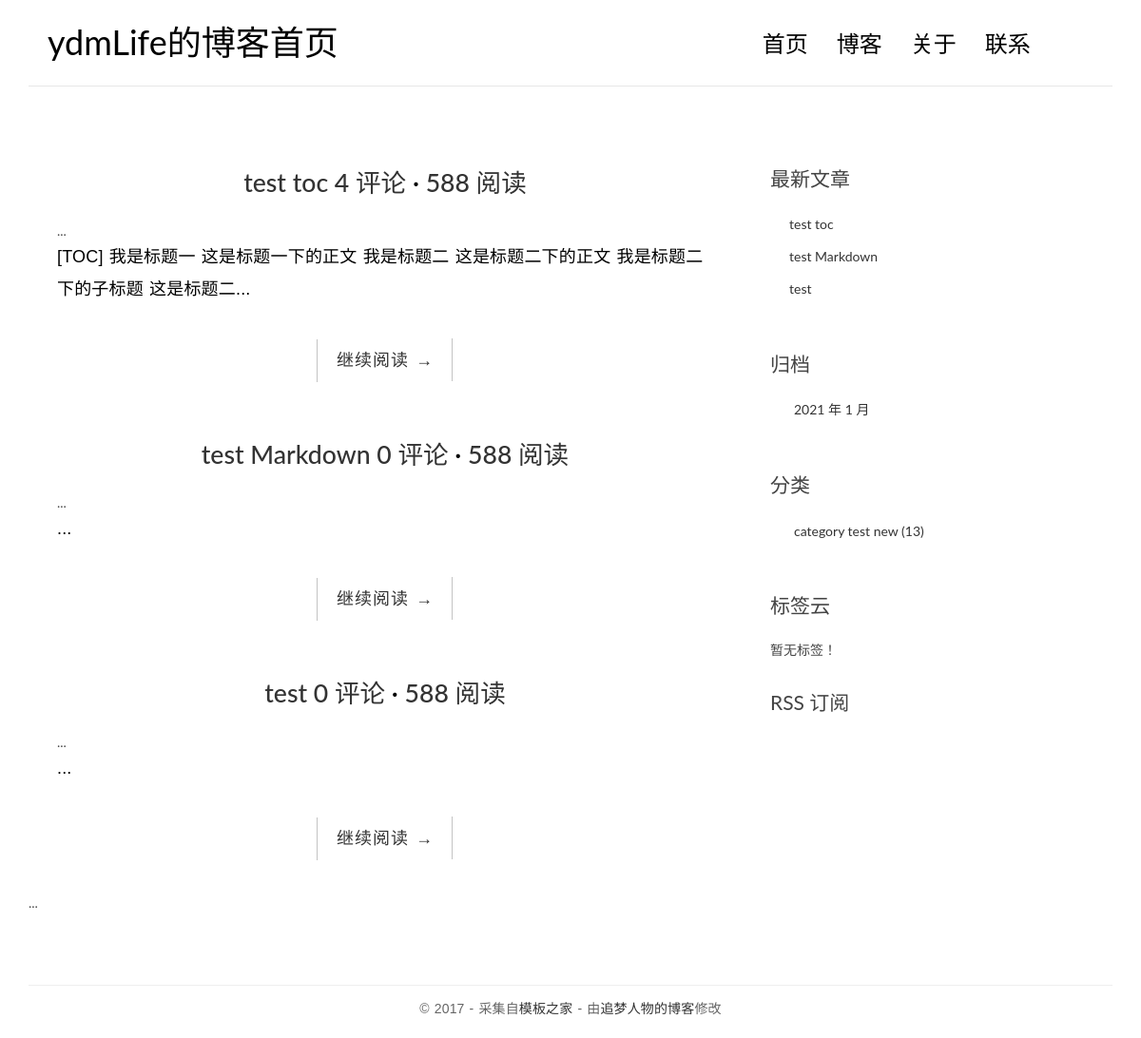
Before: / with the older database file.
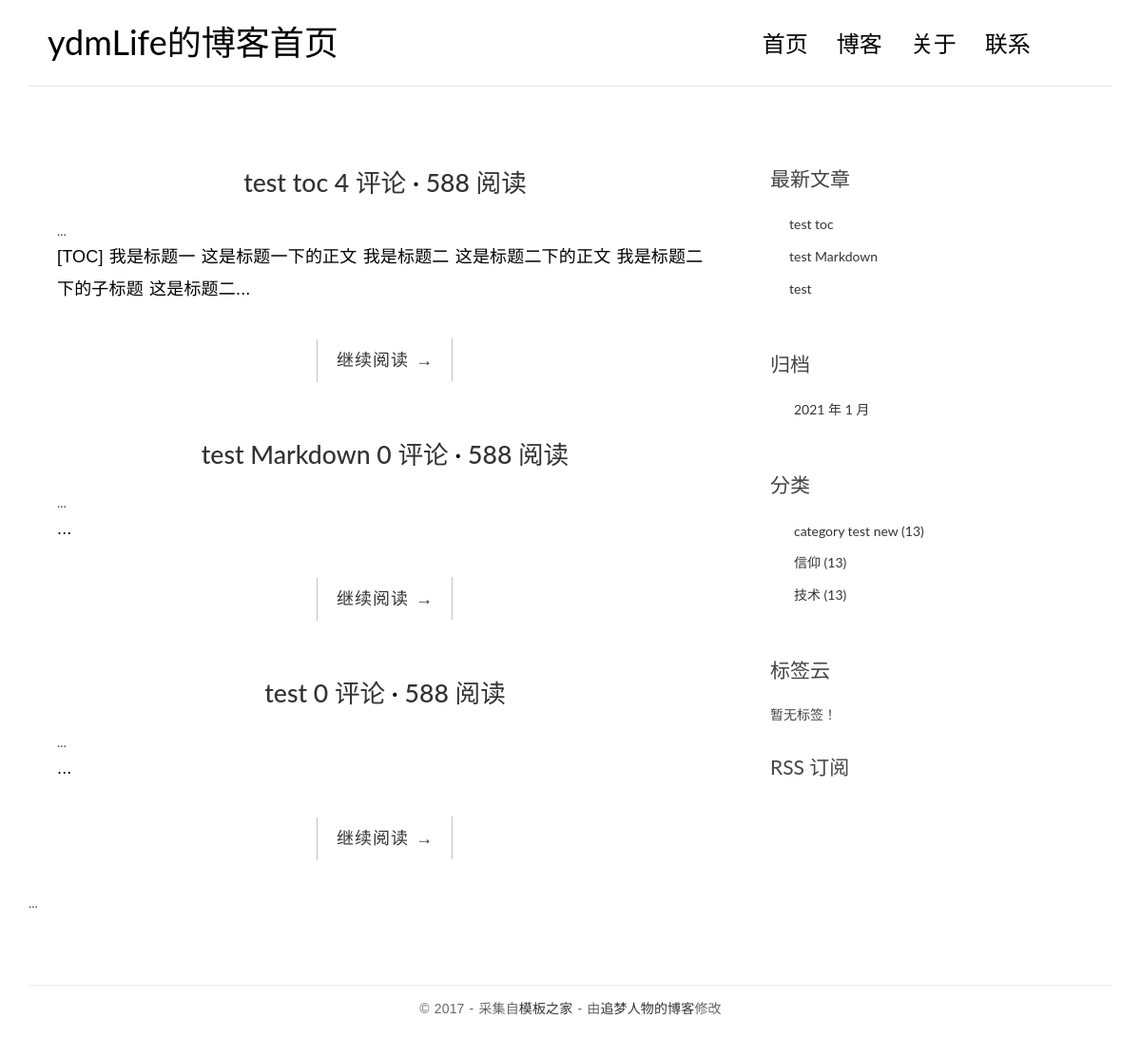
After: the same page with the newer database file.
### blog/models.py (models this page shows, shortened)
class Post(models.Model):
    title = models.CharField('标题', max_length=70)
    body = models.TextField('正文')
    created_time = models.DateTimeField('创建时间', default=timezone.now)
    modified_time = models.DateTimeField('修改时间')
    excerpt = models.CharField('摘要', max_length=200, blank=True)
    category = models.ForeignKey(Category, verbose_name='分类', on_delete=models.CASCADE)
    tags = models.ManyToManyField(Tag, verbose_name='标签', blank=True)
    author = models.ForeignKey(User, verbose_name='作者', on_delete=models.CASCADE)
    class Meta:
        verbose_name = '文章'
        verbose_name_plural = verbose_name
        ordering = ['-created_time']
    def get_absolute_url(self):
        return reverse('blog:detail', kwargs={'pk': self.pk})

class Category(models.Model):
    name = models.CharField(max_length=100)
    class Meta:
        verbose_name = '分类'
        verbose_name_plural = verbose_name

### blog/views.py (the view)
# urls.py: path('', views.index, name='index'),
def index(request):
    post_list = Post.objects.all().order_by('-created_time')
    return render(request, 'blog/index.html', context={
        'post_list': post_list,
        'title': 'ydmLife的博客首页',
        'welcome': '欢迎访问我的博客首页'
    })

### blog/templatetags/blog_extras.py (called while the page is built)
@register.inclusion_tag('blog/inclusions/_recent_posts.html', takes_context=True)
def show_recent_posts(context, num=5):
    return {
        'recent_post_list': Post.objects.all().order_by('-created_time')
    }

@register.inclusion_tag('blog/inclusions/_archives.html', takes_context=True)
def show_archives(context):
    return {
        'date_list': Post.objects.dates('created_time', 'month', order='DESC'),
    }

@register.inclusion_tag('blog/inclusions/_categories.html', takes_context=True)
def show_categories(context):
    return {
        'category_list': Category.objects.all(),
    }

@register.inclusion_tag('blog/inclusions/_tags.html', takes_context=True)
def show_tags(context):
    return {
        'tag_list': Tag.objects.all(),
    }

### templates/blog/index.html
{% extends 'base.html' %}
{% block main %}
    {% for post in post_list %}
        <article class="post post-{{ post.pk }}">
            <header class="entry-header">
                <h1 class="entry-title">
                    <a href="{{ post.get_absolute_url }}">{{ post.title }}</a>
                    <span class="comments-link"><a href="#comment-area">{{ post.comment_set.count }} 评论</a></span>
                    <span class="views-count"><a href="#">588 阅读</a></span>
                </h1>
                ...
            </header>
            <div class="entry-content clearfix">
                <p>{{ post.excerpt }}...</p>
                <div class="read-more cl-effect-14">
                    <a href="{{ post.get_absolute_url }}" class="more-link">继续阅读 <span class="meta-nav">→</span></a>
                </div>
            </div>
        </article>
    {% empty %}
        <div class="no-post">暂时还没有发布的文章！</div>
    {% endfor %}
    <div class="pagination">
      ...
    </div>
{% endblock main %}

### templates/base.html (shortened to what this page needs)
{% load static %}
{% load blog_extras %}
<!DOCTYPE html>
<html>
<head>
    <link href="https://cdn.bootcss.com/bootstrap/3.3.7/css/bootstrap.min.css" rel="stylesheet">
    <link rel="stylesheet" href="http://code.ionicframework.com/ionicons/2.0.1/css/ionicons.min.css">
    <link rel="stylesheet" href="{% static 'blog/css/bootstrap.min.css' %}">
    <link rel="stylesheet" href="{% static 'blog/css/pace.css' %}">
    <link rel="stylesheet" href="{% static 'blog/css/custom.css' %}">
    <link href="https://cdn.bootcss.com/highlight.js/9.15.8/styles/github.min.css" rel="stylesheet">
</head>
<body>
<div class="container">
    <header id="site-header">
        <div class="row">
            <div class="col-md-4 col-sm-5 col-xs-8">
                <div class="logo">
                    <h1><a href="{% url 'blog:index' %}"><b>{{ title }}</b></a></h1>
                </div>
            </div>
            <div class="col-md-8 col-sm-7 col-xs-4">
                <nav class="main-nav" role="navigation">
                    <div class="collapse navbar-collapse" id="bs-example-navbar-collapse-1">
                        <ul class="nav navbar-nav navbar-right">
                            <li class="cl-effect-11"><a href="{% url 'blog:index' %}" data-hover="首页">首页</a></li>
                            <li class="cl-effect-11"><a href="full-width.html" data-hover="博客">博客</a></li>
                            <li class="cl-effect-11"><a href="about.html" data-hover="关于">关于</a></li>
                            <li class="cl-effect-11"><a href="contact.html" data-hover="联系">联系</a></li>
                        </ul>
                    </div>
                </nav>
            </div>
        </div>
    </header>
</div>
<div class="content-body">
    <div class="container">
        <div class="row">
            <main class="col-md-8">
                {% block main %}
                {% endblock main %}
            </main>
            <aside class="col-md-4">
                {% show_recent_posts %}
                {% show_archives %}
                {% show_categories %}
                {% show_tags %}
                <div class="rss">
                    <a href=""> RSS 订阅</a>
                </div>
            </aside>
        </div>
    </div>
</div>
<footer id="site-footer">
    <div class="container">
        <div class="row">
            <div class="col-md-12">
                <p class="copyright">&copy 2017 - 采集自<a href="http://www.cssmoban.com/"
                                                        target="_blank" title="模板之家">模板之家</a>
                    - 由<a href="http://zmrenwu.com/" title="网页模板" target="_blank">追梦人物的博客</a>修改
                </p>
            </div>
        </div>
    </div>
</footer>
</body>
</html>

### templates/blog/inclusions/_recent_posts.html
<div class="widget widget-recent-posts">
    <h3 class="widget-title">最新文章</h3>
    <ul>
      {% for post in recent_post_list %}
        <li>
          <a href="{{ post.get_absolute_url }}">{{ post.title }}</a>
        </li>
      {% empty %}
        暂无文章！
      {% endfor %}
    </ul>
</div>

### templates/blog/inclusions/_archives.html
<div class="widget widget-archives">
    <h3 class="widget-title">归档</h3>
    <ul>
      {% for date in date_list %}
        <li>
          <a href="{% url 'blog:archive' date.year date.month %}">
            {{ date.year }} 年 {{ date.month }} 月
          </a>
        </li>
      {% empty %}
        暂无归档！
      {% endfor %}
    </ul>
</div>

### templates/blog/inclusions/_categories.html
<div class="widget widget-category">
    <h3 class="widget-title">分类</h3>
    <ul>
      {% for category in category_list %}
        <li>
            <a href="{% url 'blog:category' category.pk %}">
                {{ category.name }} <span class="post-count">(13)</span>
            </a>
        </li>
      {% empty %}
        暂无分类！
      {% endfor %}
    </ul>
</div>

### templates/blog/inclusions/_tags.html
<div class="widget widget-tag-cloud">
    <h3 class="widget-title">标签云</h3>
    <ul>
      {% for tag in tag_list %}
        <li>
          <a href="{% url 'blog:tag' tag.pk %}">
            {{ tag.name }}
          </a>
        </li>
      {% empty %}
        暂无标签！
      {% endfor %}
    </ul>
</div>

### blog/static/blog/css/custom.css (style rules this page uses)
* { outline: none; }
h1, h2, h3, h4, h5, h6 { margin-top: 0; }
b { font-weight: 400; }
a { color: #333; }
body { color: #444; font-family: 'Lato', sans-serif; }
p { font-family: 'Ubuntu', sans-serif; font-weight: 400; word-spacing: 1px; letter-spacing: 0.01em; }
#site-header { background-color: #FFF; padding: 25px 20px; margin-bottom: 40px; border-bottom: 1px solid #e7e7e7; }
.logo h1 a { color: #000; }
.logo h1 { margin: 0; font-family: 'Lato', sans-serif; font-weight: 300; }
.main-nav { margin-top: 11px; max-width: 95%; }
.main-nav a { color: #000000 !important; padding: 0 0 5px 0 !important; margin-right: 30px; font-family: 'Lato', sans-serif; font-weight: 300; font-size: 24px; }
.cl-effect-11 a { padding: 10px 0; color: #0972b4; text-shadow: none; }
.cl-effect-11 a::before { position: absolute; top: 0; left: 0; overflow: hidden; padding: 0 0 5px 0 !important; max-width: 0; border-bottom: 1px solid #000; color: #000; content: attr(data-hover); white-space: nowrap; -webkit-transition: max-width 0.5s; -moz-transition: max-width 0.5s; transition: max-width 0.5s; }
.content-body { padding-bottom: 4em; }
.post { background: #fff; padding: 30px 30px 0; }
.entry-title { text-align: center; font-size: 1.9em; margin-bottom: 20px; line-height: 1.6; padding: 10px 20px 0; }
.entry-content { font-size: 18px; line-height: 1.9; font-weight: 300; color: #000; }
.post-category::after, .post-date::after, .post-author::after, .comments-link::after { content: ' ·'; color: #000; }
.read-more { font-family: 'Ubuntu', sans-serif; font-weight: 400; word-spacing: 1px; letter-spacing: 0.01em; text-align: center; margin-top: 20px; }
.cl-effect-14 a { padding: 0 20px; height: 45px; line-height: 45px; position: relative; display: inline-block; margin: 15px 25px; letter-spacing: 1px; font-weight: 400; text-shadow: 0 0 1px rgba(255, 255, 255, 0.3); }
.cl-effect-14 a::before, .cl-effect-14 a::after { position: absolute; width: 45px; height: 1px; background: #C3C3C3; content: ''; -webkit-transition: all 0.3s; -moz-transition: all 0.3s; transition: all 0.3s; pointer-events: none; }
.cl-effect-14 a::before { top: 0; left: 0; -webkit-transform: rotate(90deg); -moz-transform: rotate(90deg); transform: rotate(90deg); -webkit-transform-origin: 0 0; -moz-transform-origin: 0 0; transform-origin: 0 0; }
.cl-effect-14 a::after { right: 0; bottom: 0; -webkit-transform: rotate(90deg); -moz-transform: rotate(90deg); transform: rotate(90deg); -webkit-transform-origin: 100% 0; -moz-transform-origin: 100% 0; transform-origin: 100% 0; }
.widget { background: #fff; padding: 30px 0 0; }
.widget-title { font-size: 1.5em; margin-bottom: 20px; line-height: 1.6; padding: 10px 0 0; font-weight: 400; }
.widget-recent-posts ul { padding: 0; margin: 0; padding-left: 20px; }
.widget-recent-posts ul li { list-style-type: none; position: relative; line-height: 170%; margin-bottom: 10px; }
.widget-recent-posts ul li::before { content: '\f3d3'; font-family: "Ionicons"; position: absolute; left: -17px; top: 3px; font-size: 16px; color: #000; }
.widget-archives ul { padding: 0; margin: 0; padding-left: 25px; }
.widget-archives ul li { list-style-type: none; position: relative; line-height: 170%; margin-bottom: 10px; }
.widget-archives ul li::before { content: '\f3f3'; font-family: "Ionicons"; position: absolute; left: -25px; top: 1px; font-size: 16px; color: #000; }
.widget-category ul { padding: 0; margin: 0; padding-left: 25px; }
.widget-category ul li { list-style-type: none; position: relative; line-height: 170%; margin-bottom: 10px; }
.widget-category ul li::before { content: '\f3fe'; font-family: "Ionicons"; position: absolute; left: -25px; top: 1px; font-size: 18px; color: #000; }
.widget-tag-cloud ul { padding: 0; margin: 0; margin-right: -10px; }
.rss { font-size: 21px; margin-top: 30px; }
.rss a { color: #444; }
#site-footer { padding-top: 10px; padding: 0 0 1.5em 0; }
.copyright { text-align: center; padding-top: 1em; margin: 0; border-top: 1px solid #eee; color: #666; }

Changed rows visible on the page:
added Category: name "信仰"
added Category: name "技术"
